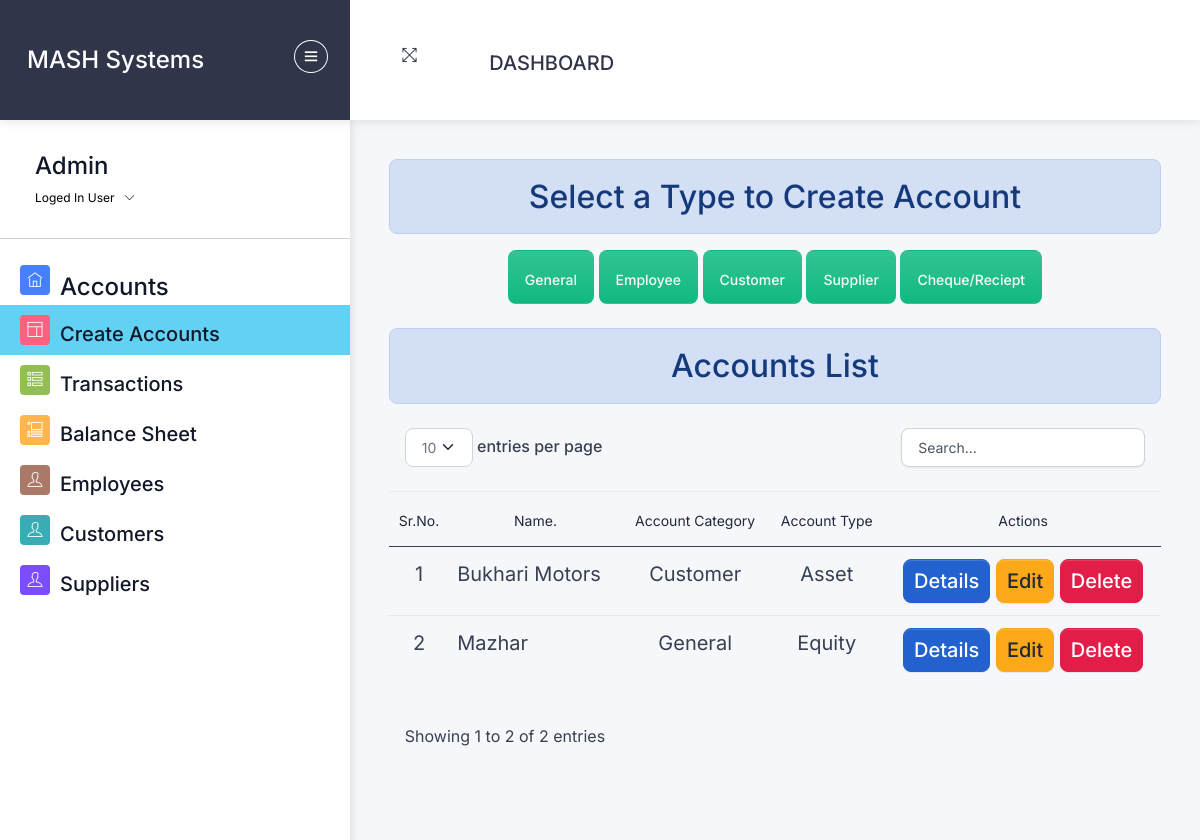
Screenshot of /create_accounts/ (signed in) with the database file from the repository.
### home/models.py (models this page shows, shortened)
class Account(models.Model):
    ASSET = 'Asset'
    LIABILITY = 'Liability'
    EQUITY = 'Equity'
    REVENUE = 'Revenue'
    EXPENSE = 'Expense'
    GAIN = 'Gain'
    LOSS = 'Loss'
    COMMITMENT = 'Commitment'
    COMMITMENT_RECEIVED = 'Commitment_Received'
    ACCOUNT_TYPE_CHOICES = [
        (ASSET, 'Asset'),
        (LIABILITY, 'Liability'),
        (EQUITY, 'Equity'),
        (REVENUE, 'Revenue'),
        (EXPENSE, 'Expense'),
        (GAIN, 'Gain'),
        (LOSS, 'Loss'),
        (COMMITMENT , 'Commitment'),
        (COMMITMENT_RECEIVED,'Commitment_Received')
    ]
    name=models.CharField(max_length=50,null=True ,blank=True)
    employee=models.OneToOneField(Employee, on_delete=models.RESTRICT ,null=True,blank=True)
    customer=models.OneToOneField(Customer, on_delete=models.RESTRICT ,null=True,blank=True)
    supplier=models.OneToOneField(Suppliers, on_delete=models.RESTRICT,null=True,blank=True)
    cheque=models.OneToOneField(Cheque, on_delete=models.RESTRICT,null=True,blank=True)
    balance = models.DecimalField(max_digits=10, decimal_places=2,default=0)
    account_type = models.CharField(max_length=50, choices=ACCOUNT_TYPE_CHOICES)
    date = models.DateTimeField(default=datetime.now())
    is_deleted=models.BooleanField(default=False)

class Customer(models.Model):
    coname=models.CharField(max_length=255)
    name=models.CharField(max_length=255)
    adress=models.CharField(max_length=255)
    contact=models.CharField(max_length=12,null=True,unique=True,blank=True)
    is_deleted = models.BooleanField(default=False)
    def __str__(self):
        return self.coname

### home/views/accounts.py (the view)
# urls.py: path('create_accounts/', accounts.create_accounts , name="createaccounts"),
@login_required
@permission_required('home.add_account', login_url='/login/')
def create_accounts(request):
    mydata = Account.objects.filter(is_deleted=False).order_by("-id")
    data={'mydata':mydata}
    return render(request,'accounts/create_accounts.html',data)

### home/templatetags/custom_filters.py (called while the page is built)
@register.filter(name='capitalize_after_space')
def capitalize_after_space(value):
    if not isinstance(value, str):
        value=str(value)
        return ' '.join([word.capitalize() for word in value.split()])
    return ' '.join([word.capitalize() for word in value.split()])

### templates/accounts/create_accounts.html (shortened to what this page needs)
{% extends 'css-js-links.html' %}
{% load crispy_forms_tags %}
{% load custom_filters %}
{% block context %}
{% include 'accounts/navbar.html' %}
{% endblock context %}
{% block body %}
<div class="pcoded-content">
  <div class="pcoded-inner-content">
    <div class="main-body">
      <div class="page-wrapper">
        <div class="page-body">
  <div class="row">
    <div id="product" class="col-lg-12 ">
      <h2 class="text-center alert alert-info ">Select a Type to Create Account</h2>
      <div class="text-center  mb-3 ">
        <h4
          class=" btn bg-success bg-gradient  rounded fs-4 {% if request.path == '/add_account/' %} bg-secondary bg-gradient text-light rounded {%endif%}">
          <a class="text-light" href="/add_account" class="list-group-item ">General</a>
        </h4>
        <h4
          class=" btn bg-success bg-gradient  rounded fs-4 {% if request.path == '/add_account/' %} bg-secondary bg-gradient text-light rounded {%endif%}">
          <a class="text-light" href="/add_account?account_type=employee" class="list-group-item ">Employee</a>
        </h4>
        <h4
          class=" btn bg-success bg-gradient  rounded fs-4 {% if request.path == '/add_account/' %} bg-secondary bg-gradient text-light rounded {%endif%}">
          <a class="text-light" href="/add_account?account_type=customer" class="list-group-item ">Customer</a>
        </h4>
        <h4
          class=" btn bg-success bg-gradient rounded fs-4 {% if request.path == '/add_account/' %} bg-secondary bg-gradient text-light rounded {%endif%}">
          <a class="text-light" href="/add_account?account_type=supplier" class="list-group-item">Supplier</a>
        </h4>
        <h4
          class=" btn bg-success bg-gradient rounded fs-4 {% if request.path == '/add_account/' %} bg-secondary bg-gradient text-light rounded {%endif%}">
          <a class="text-light" href="/add_account?account_type=cheque" class="list-group-item">Cheque/Reciept</a>
        </h4>
      </div>
      <h2 class="text-center alert alert-info ">Accounts List</h2>
      <div class="table-responsive py-2">
        {% if mydata %}
        <table class="table table-flush" id="datatable">
          <thead class="thead-light">
            <tr class=" ">
              <td class="text-center fs-5 ">Sr.No.</td>
              <td class="text-center fs-5">Name.</td>
              <td class="text-center fs-5">Account Category</td>
              <td class="text-center fs-5">Account Type</td>
              {% if update %}
              {% else %}
              <td class="text-center fs-5">Actions</td>
              {% endif %}
            </tr>
          </thead>
          <tbody>
            {% if update %}
            {% for data in mydata %}
            <tr>
              <td class="text-center fs-5">{{forloop.counter}}</td>
              <td class="text-center fs-5">{{mydata.name}}</td>
              <td class="text-center fs-5">{{mydata.account_type}}</td>
            </tr>
            {% endfor %}
            {% else %}
            {% for data in mydata %}
            <tr>
              <td class="text-center fs-5">{{forloop.counter}}</td>
              {% if data.name %}
              <td class=" fs-5">{{data.name|capitalize_after_space}}</td>
              {% elif data.customer %}
              <td class=" fs-5">{{data.customer|capitalize_after_space}}</td>
              {% elif  data.supplier %}
              <td class=" fs-5">{{data.supplier|capitalize_after_space}}</td>
              {% elif data.cheque %}
              <td class=" fs-5">{{data.cheque|capitalize_after_space}}</td>
              {% else %}
              <td class="text-center fs-5">-</td>
              {% endif %}
              {% if data.name %}
              <td class="text-center fs-5">General</td>
              {% elif data.customer %}
              <td class="text-center fs-5">Customer</td>
              {% elif  data.supplier %}
              <td class="text-center fs-5">Supplier</td>
              {% elif data.cheque %}
              <td class="text-center fs-5">Cheque/Receipt</td>
              {% else %}
              <td class="text-center fs-5">-</td>
              {% endif %}
              <td class="text-center fs-5">{{data.account_type}}</td>
              <td class="text-center fs-5">
                <a class="fs-5 btn btn-sm btn-info" href={% url 'accountreport' id=data.id %}>Details</a>
                {% if perms.home.change_account %}
                <a class=" fs-5 btn btn-sm btn-warning" href={% url 'editaccount' id=data.id %}>Edit</a>
                {% endif %}
                {% if perms.home.delete_account %}
                <a class="fs-5 btn btn-sm btn-danger" href={% url 'deleteaccount' id=data.id %}>Delete</a>
                {% endif %}
              </td>
            </tr>
            {% endfor %}
            {% endif %}
          </tbody>
        </table>
        {% else %}
        <h4 class="text-center fs-5 alert alert-warning">No Record Found</h4>
        {% endif %}
      </div>
    </div>
  </div>
  </div>
  </div>
  </div>
  </div>
  {% endblock body %}

### templates/accounts/navbar.html (shortened to what this page needs)
{% load static %}
<div id="pcoded" class="pcoded">
  <div class="pcoded-container navbar-wrapper">
    <nav style="padding: 0 ; margin: 0 ;" class="navbar header-navbar pcoded-header">
      <div class="navbar-wrapper">
        <div style="height: 120px" class="navbar-logo  " >
          <a class="mobile-menu mt-3" id="mobile-collapse" href="#!">
            <i class="ti-menu"></i>
          </a>
          <a   class=" fs-4  btn " href="/">MASH Systems</a>
        </div>
        <div class="navbar-container container-fluid">
          <ul class="nav-left">
            <li class="mt-3">
              <a  href="#!" onclick="javascript:toggleFullScreen()">
                <i class="ti-fullscreen"></i>
              </a>
            </li>
          </ul>
          <nav class="navbar navbar-expand-lg bg-body-tertiary">
            {% if perms.home.view_dashboard %}
            <div class="container-fluid">
              <a class="navbar-brand fs-5  mt-4 " href="/">Dashboard</a>
              {% endif %}
              <div id="display-msg" class="text-center" style="min-height: 70px">
              </div>
          </nav>
    </nav>
    <div class="pcoded-main-container">
      <div class="pcoded-wrapper">
        <nav class="pcoded-navbar">
          <div class="pcoded-inner-navbar main-menu">
            <div class="">
              <div class="main-menu-header">
                <div class="user-details">
                  <span>
                    <h4>{{request.user}}</h4>
                  </span>
                  <span id="more-details">Loged In User<i class="ti-angle-down"></i></span>
                </div>
              </div>
            </div>
            <hr>
            <ul class="pcoded-item pcoded-left-item">
              {% if perms.home.view_account %}
              <li class=" {% if request.path == '/accounts/' %} color-info {% endif %}">
                <a href="/accounts/">
                  <span class="pcoded-micon"><i class="ti-home"></i><b>D</b></span>
                  <span class="pcoded-mtext fs-5" data-i18n="nav.dash.main">
                    <h4>Accounts</h4>
                  </span>
                </a>
              </li>
              {% endif %}
              {% if perms.home.add_account %}
              <li class=" {% if request.path == '/create_accounts/' %} color-info {% endif %}">
                <a href="/create_accounts">
                  <span class="pcoded-micon"><i class="ti-layout"></i><b>D</b></span>
                  <span class="pcoded-mtext fs-5" data-i18n="nav.dash.main">
                    <h5>Create Accounts</h5>
                  </span>
                </a>
              </li>
              {% endif %}
              {% if perms.home.view_transaction %}
              <li class=" {% if request.path == '/list_transactions/' %} color-info {% endif %}">
                <a href="/list_transactions/">
                  <span class="pcoded-micon"><i class="ti-view-list-alt"></i><b>D</b></span>
                  <span class="pcoded-mtext fs-5" data-i18n="nav.dash.main">
                    <h5>Transactions</h5>
                  </span>
                </a>
              </li>
              {% endif %}
              {% if perms.home.view_balance_sheet %}
                  <li class=" {% if request.path == '/balance_sheet/' %} color-info {% endif %} ">
                    <a href="/balance_sheet/">
                      <span class="pcoded-micon"><i class="ti-layout-accordion-list"></i><b>D</b></span>
                      <span class="pcoded-mtext fs-5" data-i18n="nav.dash.main">
                        <h5>Balance Sheet</h5>
                      </span>
                    </a>
                  </li>
                  {% endif %}
              {% if perms.home.view_employee %}
                  <li class=" {% if request.path == '/employees/' %} color-info {% endif %} ">
                    <a href="/employees/">
                      <span class="pcoded-micon"><i class="ti-user"></i><b>D</b></span>
                      <span class="pcoded-mtext fs-5" data-i18n="nav.dash.main">
                        <h5>Employees</h5>
                      </span>
                    </a>
                  </li>
                  {% endif %}
              {% if perms.home.view_customer %}
                  <li class=" {% if request.path == '/customers/' %} color-info {% endif %} ">
                    <a href="/customers/">
                      <span class="pcoded-micon"><i class="ti-user"></i><b>D</b></span>
                      <span class="pcoded-mtext fs-5" data-i18n="nav.dash.main">
                        <h5>Customers</h5>
                      </span>
                    </a>
                  </li>
                  {% endif %}
              {% if perms.home.view_suppliers %}
                  <li class=" {% if request.path == '/suppliers/' %} color-info {% endif %} ">
                    <a href="/suppliers/">
                      <span class="pcoded-micon"><i class="ti-user"></i><b>D</b></span>
                      <span class="pcoded-mtext fs-5" data-i18n="nav.dash.main">
                        <h5>Suppliers</h5>
                      </span>
                    </a>
                  </li>
                  {% endif %}
            </ul>
          </div>
        </nav>

### rows the page displays
Account: customer "Bukhari Motors", shows "Customer", account_type "Asset"
Account: name "Mazhar", shows "General", account_type "Equity"

### other values shown
{{ request.user }} "Admin"
